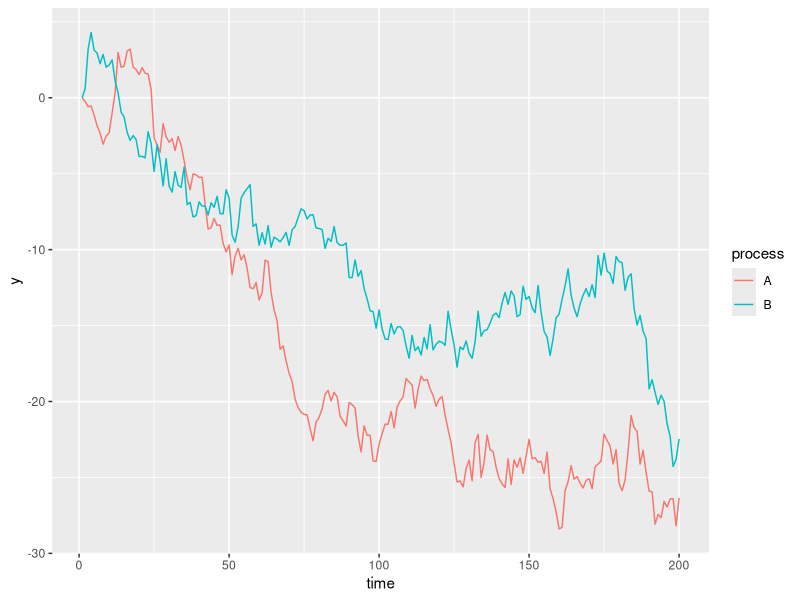
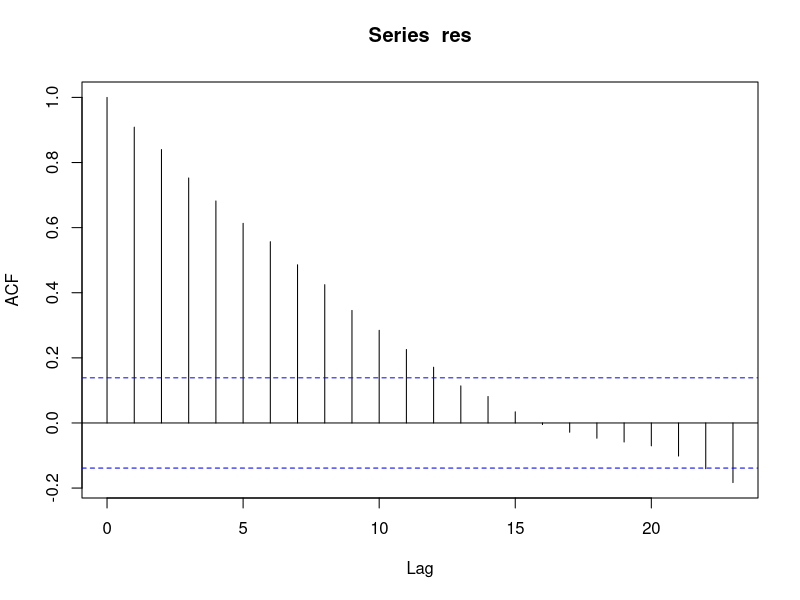
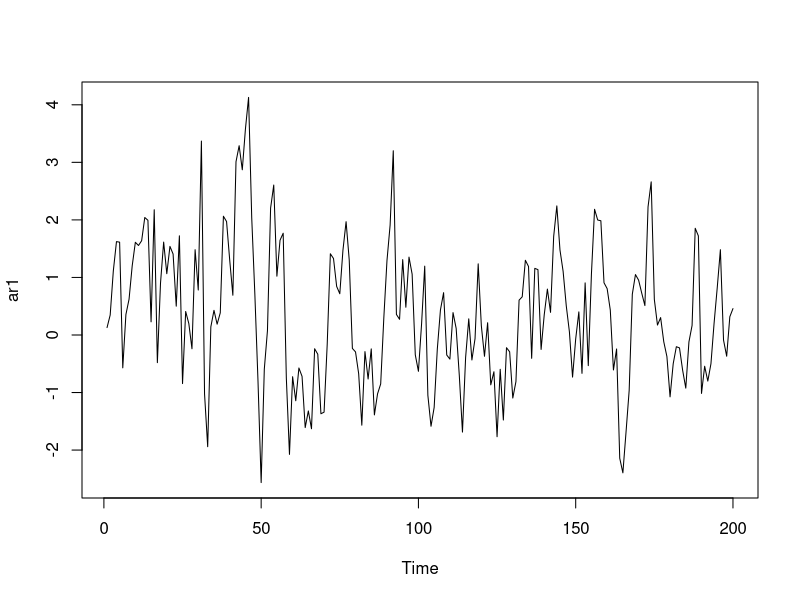
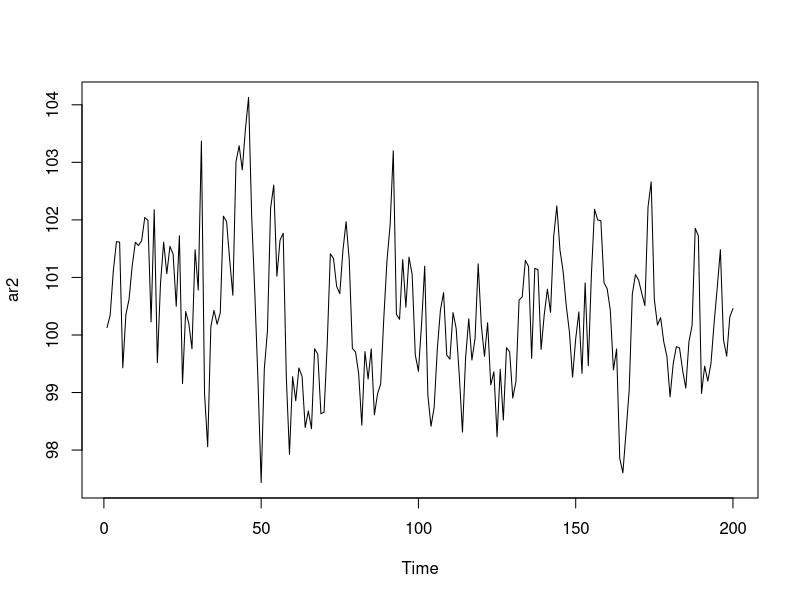
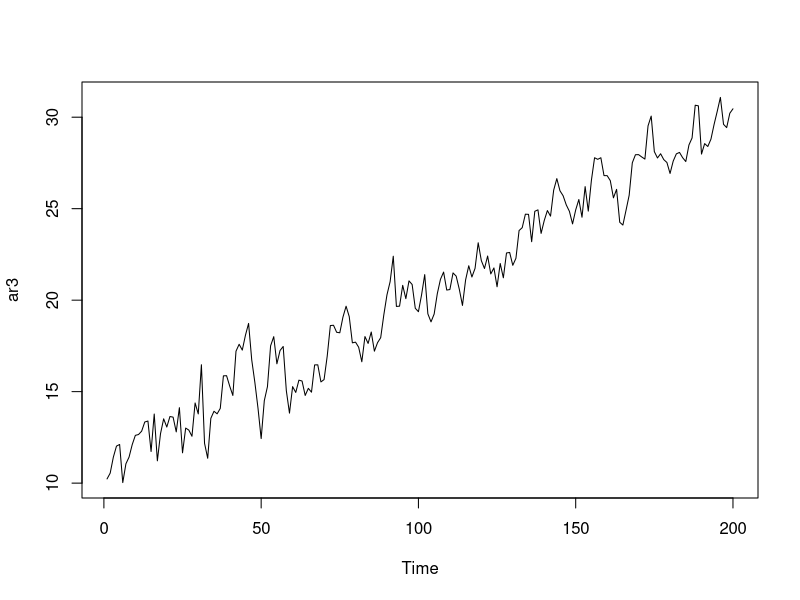
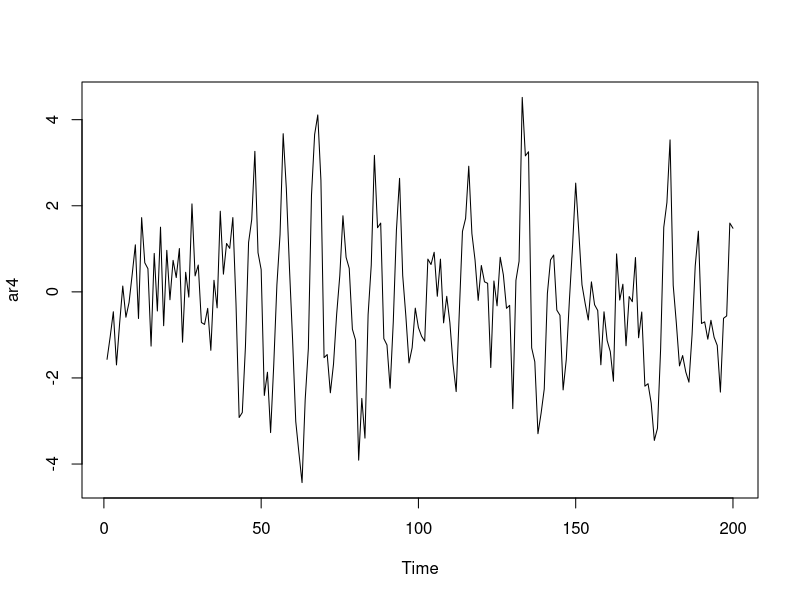

The R source for these figures, in order:
## ---- chunk 1
# install.packages("urca")

library(urca)
library(tidyverse)
## ---- chunk 2
n <- 200
rw1 <- arima.sim(model = list(order = c(0, 1, 0)), n = n - 1)
rw2 <- arima.sim(model = list(order = c(0, 1, 0)), n = n - 1)

# rw2 <- 1.5 * rw1 + rnorm(n = 200)

tibble(
  y = c(rw1, rw2),
  process = rep(c("A", "B"), each = 200),
  time = rep(1:n, 2)
) %>%
  ggplot(
    aes(x = time, y = y, color = process)
  ) + 
  geom_line()

## ---- chunk 3
linreg_fit <- lm(rw2 ~ rw1)
summary(linreg_fit)
## ---- chunk 4
res <- residuals(linreg_fit)
acf(res)
## ---- chunk 5
summary(ur.df(rw1, type = "none", lags = 0))
## ---- chunk 6
set.seed(5445)
ar1 <- arima.sim(n = 200, model = list(ar = 0.7))
plot(ar1)
## ---- chunk 7
summary(ur.df(ar1, type = "none", lags = 0))
## ---- chunk 8
ar2 <- 100 + ar1
plot(ar2)
## ---- chunk 9
summary(ur.df(ar2, type = "none", lags = 0))
## ---- chunk 10
summary(ur.df(ar2, type = "drift", lags = 0))
## ---- chunk 11
ar3 <- 10 + 0.1*(1:length(ar1)) + ar1
plot(ar3)
## ---- chunk 12
summary(ur.df(ar3, type = "drift", lags = 0))
## ---- chunk 13
summary(ur.df(ar3, type = "trend", lags = 0))
## ---- chunk 14
set.seed(521)
ar4 <- arima.sim(n = 200, model = list(ar = c(0.6, 0.4, -0.7)))
plot(ar4)
## ---- chunk 15
summary(ur.df(ar4, type = "none", lags = 0))
## ---- chunk 16
summary(ur.df(ar4, type = "none", selectlags = "AIC"))
## ---- chunk 17
summary(ur.kpss(rw1))
summary(ur.kpss(ar1))
